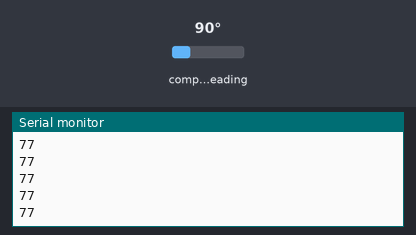
The sketch below on a simulated Arduino Uno, built with avr-gcc and run on an emulated ATmega328P. Parts: the last lines printed to the serial monitor. The inputs (shaded band) are chosen by the test bench; at power-on: compass heading 90°.

Above: at 1.2 s.
1.3 s: compass heading set to 7°
At 1.34 s:
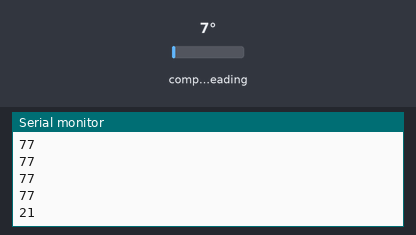
2.8 s: compass heading set to 180°
At 2.87 s:
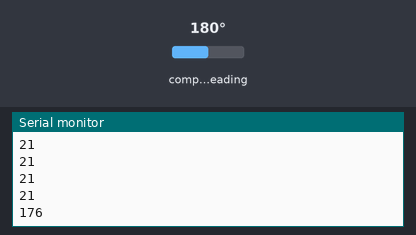
Timing chart, 0 to 5.8 s (numbered marks = the images above; inputs shaded):
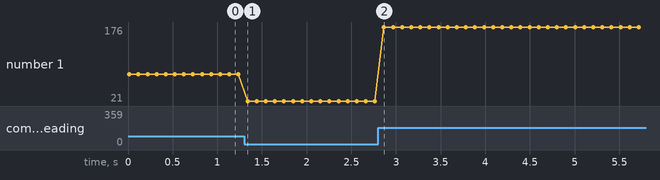

The sketch:

Magnetometer_Test_Results_1.ino
```cpp
#include "Wire.h"
#include <Adafruit_HMC5883_U.h>
//#include <mcp_can.h>
#include <SPI.h>

//MCP_CAN CAN0(10);     // Set CS to pin 10
Adafruit_HMC5883_Unified mag = Adafruit_HMC5883_Unified(12345);

//HMC5883L compass; //Copy the folder "HMC5883L" in the folder "C:\Program Files\Arduino\libraries" and restart the arduino IDE.

float xv, yv, zv;
float pi = 3.14 ;
float headingAngleRadians;
int headingAngleDegrees;
float headingAngleRadiansWithDir;
int headingAngleDegreesWithDir;
int NorS;//N=0, S=1;
int EorW;//E=0, W=1;

//calibrated_values[3] is the global array where the calibrated data will be placed
//calibrated_values[3]: [0]=Xc, [1]=Yc, [2]=Zc
float calibrated_values[3];


void loop(){

  getAndShowHeadings();

}

//transformation(float uncalibrated_values[3]) is the function of the magnetometer data correction
//uncalibrated_values[3] is the array of the non calibrated magnetometer data
//uncalibrated_values[3]: [0]=Xnc, [1]=Ync, [2]=Znc
void transformation(float uncalibrated_values[3])
{
  //calibration_matrix[3][3] is the transformation matrix
  //replace M11, M12,..,M33 with your transformation matrix data
  double calibration_matrix[3][3] =
  {
    {1.221, 0.213, -0.041},
    {-0.004, 1.243, -0.028},
    {-0.014, -0.037, 1.062}
  };
  //bias[3] is the bias
  //replace Bx, By, Bz with your bias data
  double bias[3] =
  {
    -5.935,
    -10.351,
    5.702
  };
  //calculation
  for (int i=0; i<3; ++i) uncalibrated_values[i] = uncalibrated_values[i] - bias[i];
  float result[3] = {0, 0, 0};
  for (int i=0; i<3; ++i)
    for (int j=0; j<3; ++j)
      result[i] += calibration_matrix[i][j] * uncalibrated_values[j];
  for (int i=0; i<3; ++i) calibrated_values[i] = result[i];
}

void setup(){

    Serial.begin(9600);
    Wire.begin();

    Serial.println("Starting....");

    if(!mag.begin()){
      Serial.println("Ooops, no HMC5883 detected ... Check your wiring!");
      while(1);
    }

    // Initialize MCP2515 running at 16MHz with a baudrate of 500kb/s and the masks and filters disabled.
    //if(CAN0.begin(MCP_ANY, CAN_250KBPS, MCP_8MHZ) == CAN_OK) Serial.println("MCP2515 Initialized Successfully!");
    //else Serial.println("Error Initializing MCP2515...");

    //CAN0.setMode(MCP_NORMAL);   // Change to normal mode to allow messages to be

}


void getAndShowHeadings(){

  float values_from_magnetometer[3];

  String dir = "";

  getHeading();
  values_from_magnetometer[0] = yv;
  values_from_magnetometer[1] = xv;
  values_from_magnetometer[2] = zv;
  transformation(values_from_magnetometer);

  /*
  CALIBRATED VALUES [0] and [1]

  HEADING ANGLE = arctan ( [0]/[1] )

  How [0] and [1] change by quadrant:
          -,+           +, +
                  N
            NE    |   NW
                  |
          E --------------W
                  |
                  |
            SE    |   SW
                  S
          -,+            -,-

  HOW WE CALCULATE FINAL HEADING:
  NW & NE are always 0 -> pi/2
  SW and SE are always pi/2 -> pi

  East Side is +ve
  West Side is -ve.
  */

  if(       calibrated_values[0] >= 0 && calibrated_values[1] < 0  ){
    dir = "SE";
    NorS = 1;
    EorW = 0;
  }else if( calibrated_values[0] < 0  && calibrated_values[1] < 0  ){
    dir = "SW";
    NorS = 1;
    EorW = 1;
  }else if( calibrated_values[0] < 0  && calibrated_values[1] >= 0  ){
    dir = "NW";
    NorS = 0;
    EorW = 1;
  }else if( calibrated_values[0] >= 0 && calibrated_values[1] >= 0 ){
    dir = "NE";
    NorS = 0;
    EorW = 0;
  }

  headingAngleRadians = atan(calibrated_values[0]/calibrated_values[1] );

  if ( headingAngleRadians < 0 ){
    headingAngleRadians = headingAngleRadians * -1;
  }

  if( NorS == 0){
    //take no action
  }else{
    headingAngleRadians = pi - headingAngleRadians;
  }

  if( EorW == 0){
    //take no action
    headingAngleRadiansWithDir = headingAngleRadians;
  }else{
      headingAngleRadiansWithDir = headingAngleRadians * -1;
  }

  headingAngleDegreesWithDir = headingAngleRadiansWithDir * (180/pi);

  Serial.flush();
  //Serial.print(calibrated_values[0]);
  //Serial.print("\t");
  //Serial.print(calibrated_values[1]);
  //Serial.print("\t");
  //Serial.print(calibrated_values[2]);
  //Serial.print( "\t" );
  //Serial.print(  headingAngleRadiansWithDir );
  //Serial.print( "\t" );
  Serial.print(  headingAngleDegreesWithDir );
  //Serial.print("\t");
  //Serial.print( dir );
  Serial.print( "\n" );
    delay(100);

/*
  byte data[8] = {EorW, headingAngleDegreesWithDir};
  // send data:  ID = 0x100, Standard CAN Frame, Data length = 8 bytes, 'data' = array of data bytes to send
  byte sndStat = CAN0.sendMsgBuf(0x101, 0, 8, data);
  if(sndStat == CAN_OK){
    Serial.print("\t CAN OK");
  } else {
    Serial.print("\t CAN BAD");
  }
    Serial.println();
  delay(1000);
 */

}


void getHeading()
{
  sensors_event_t event;
  mag.getEvent(&event);
  xv = event.magnetic.x;
  yv = event.magnetic.y;
  zv = event.magnetic.z;
}
```

Measured:
- after the input at 1.3 s, the serial monitor: prints a new line at once (image 1)
- after the input at 2.8 s, the serial monitor: prints a new line after 0.07 s (image 2)
- plotted number 1: 77 → 21 after the input at 1.3 s, 21 → 176 after the input at 2.8 s
